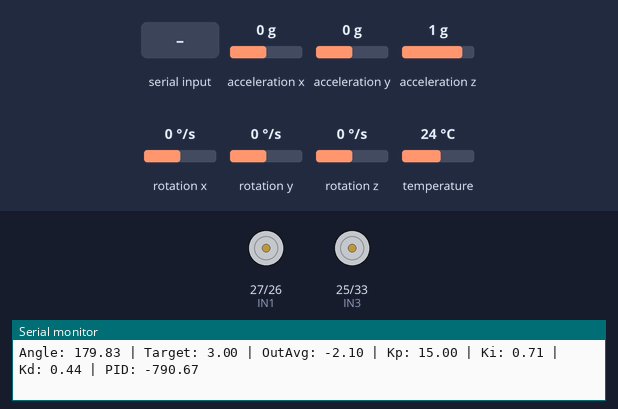
Bench run of a sketch on a simulated ESP32. On the bench: motor-driver pin pairs drawn as motors (green arrow = first pin HIGH = forward, orange = second pin HIGH = backward, longer = more drive, scaled by the enable pin), the last lines printed to the serial monitor. The test bench sets the inputs (shaded band); at power-on: acceleration x 0 g, acceleration z 1 g, rotation y 0 °/s, acceleration y 0 g, rotation x 0 °/s, rotation z 0 °/s, temperature 24 °C. Nothing arrives over Bluetooth unless stated.

Above: at 1.7 s.
1.8 s: acceleration x set to -0.2 g
At 2.5 s:
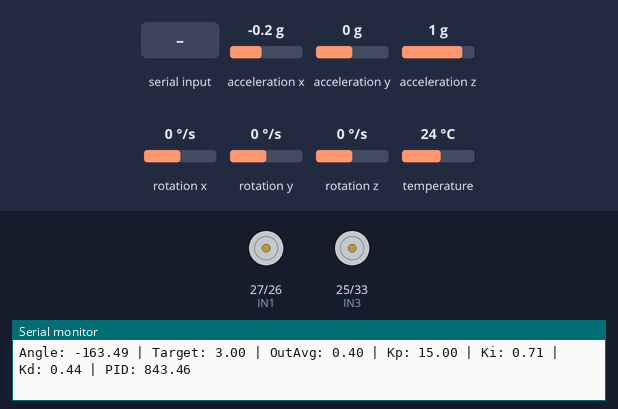
3.4 s: "a1\n" received over Serial
4.9 s: acceleration z set to -0.2 g
7.0 s: acceleration z set to -0.5 g
At 7.6 s:
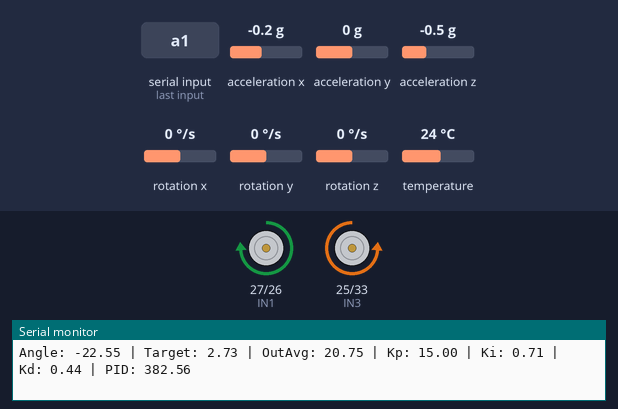
8.7 s: rotation y set to 100 °/s
At 9.44 s:
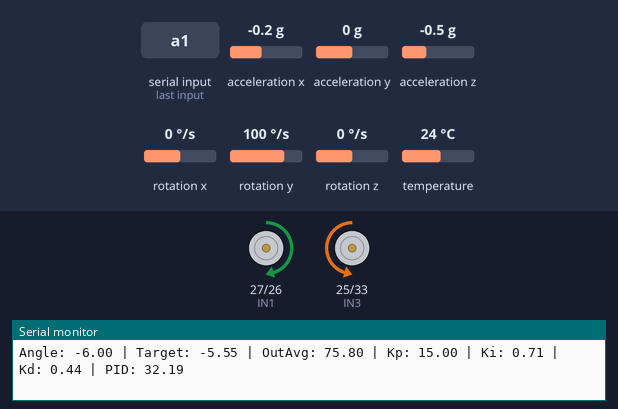
11.7 s: "p90\n" received over Serial
At 13.7 s:
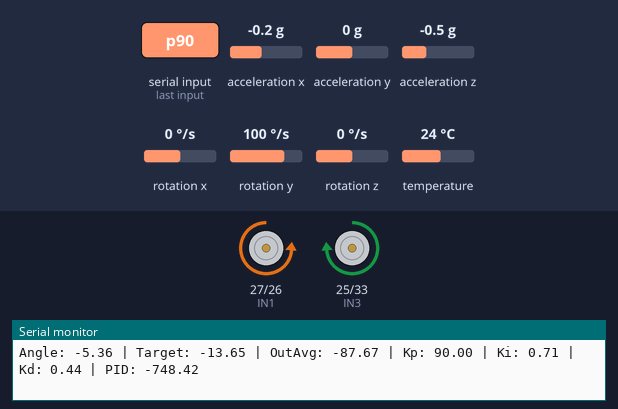
Timing chart, 0 to 15.2 s (numbered marks = the images above; inputs shaded):
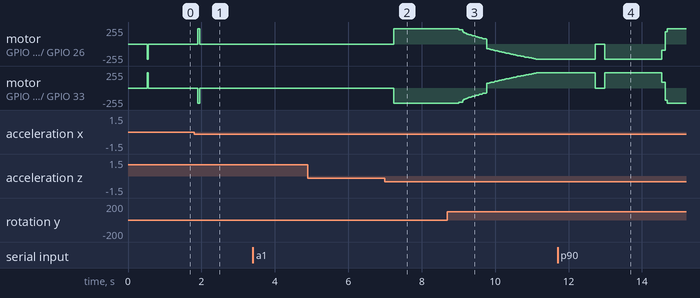

Measured:
- the behaviour switches between -0.3 and -0.4 g on acceleration z (found by bisection; images 1 and 2)
- after the input at 1.8 s, motor on GPIO 27 (IN1) / GPIO 26 (IN2): stopped → forward 229/255 after 0.10 s, → stopped 0.05 s later; motor on GPIO 25 (IN3) / GPIO 33 (IN4): stopped → backward 229/255 after 0.10 s, → stopped 0.05 s later
- after the input at 7.0 s, motor on GPIO 27 (IN1) / GPIO 26 (IN2): stopped → forward 229/255 after 0.25 s; motor on GPIO 25 (IN3) / GPIO 33 (IN4): stopped → backward 229/255 after 0.25 s

The sketch:

self_balancing_robot_bluetooth.ino
```cpp
/* =============================================================================
   SELF-BALANCING ROBOT — MPU6050 + L298N + PID + Bluetooth (ESP32)
   =============================================================================
   This sketch balances a two-wheeled robot using a PID controller fed by an
   MPU6050 IMU, and lets you drive it (forward/back/turn) over classic
   Bluetooth Serial from a phone app such as "Arduino Bluetooth Controller"
   in "pad" mode.

   -----------------------------------------------------------------------
   QUICK TUNING CHEAT-SHEET (type these into the Serial Monitor, 115200 baud)
   -----------------------------------------------------------------------
     p<value>   Set Kp                  e.g. p15.0
     i<value>   Set Ki (resets integral) e.g. i0.7
     d<value>   Set Kd                  e.g. d0.44
     t<value>   Set target balance angle (baseTargetAngle) e.g. t3.0
     a1 / a0    Turn auto-trim ON / OFF
     m<value>   Set max forward/backward lean angle (deg)   e.g. m0.6
     n<value>   Set max turn strength                       e.g. n10
     r<value>   Set forward/backward ramp time (seconds)    e.g. r0.8
     u<value>   Set turn ramp time (seconds)                e.g. u1.2
     x<value>   Set Bluetooth failsafe timeout (ms)         e.g. x600

   Bluetooth phone app (pair with "DengeRobot"):
     W = forward   S = backward   A = left   D = right   L = stop

   -----------------------------------------------------------------------
   WHY THE BLUETOOTH DRIVING FELT BAD BEFORE (read this if things are still
   not smooth after flashing this version) — see chat explanation as well:
   -----------------------------------------------------------------------
   1) The forward/backward "lean" used to ramp up by a FIXED AMOUNT PER LOOP
      ITERATION instead of a fixed amount PER SECOND. Since loop speed is
      not perfectly constant (sensor reads, BT reads, etc. all take a
      variable amount of time), a short press vs a long press produced
      very inconsistent results. This version ramps based on elapsed time
      (dt), so the behaviour is now consistent no matter how fast the loop
      runs. Tune the "feel" with r<value> / u<value> (ramp time in seconds)
      instead of guessing at a per-loop step size.

   2) BT_TIMEOUT (the "no command received -> stop" failsafe) was only
      300 ms. Classic Bluetooth Serial can have latency spikes, and many
      phone "pad" apps only resend the held key every 100-300 ms. If a
      packet is a little late, the robot thinks the button was released
      and snaps back to a zero lean target, which mid-drive can be enough
      to tip an already marginally-tuned balance loop over. This is
      raised to 600 ms by default and is now live-tunable with x<value>
      so you can find the smallest safe value for your specific phone app.

   3) The maximum forward/backward lean (MOVE_TILT_MAX) is only ~1 degree
      by design — that's intentional and safe. If the robot falls as soon
      as you start driving, the balance PID itself is likely tuned right
      at the edge of stability (fine when sitting still, not fine once you
      ask it to also track a moving target angle). Re-tune Kp/Ki/Kd with
      the robot actually being nudged by hand before trusting BT driving,
      and consider lowering m<value> even further (e.g. 0.3-0.5) while you
      dial in the PID gains.

   4) Fixed a bug where auto-trim adjusted "targetAngle" directly, but
      targetAngle is recalculated from baseTargetAngle + moveTilt on every
      single loop anyway — so the auto-trim correction was being silently
      discarded every iteration. Auto-trim now correctly adjusts
      baseTargetAngle instead.
   ========================================================================= */

#include <Wire.h>
#include <Adafruit_MPU6050.h>
#include <Adafruit_Sensor.h>
#include "BluetoothSerial.h"

Adafruit_MPU6050 mpu;
BluetoothSerial SerialBT;

// ---------------------------------------------------------------------------
// L298N MOTOR DRIVER PINS
// ---------------------------------------------------------------------------
// ENA/ENB are the PWM speed pins, IN1..IN4 set direction for each motor.
// Change these if your wiring is different.
#define ENA 14
#define IN1 27
#define IN2 26
#define ENB 12
#define IN3 25
#define IN4 33

#define PWM_FREQ 1000   // PWM frequency for the motor driver (Hz)
#define PWM_RES  8      // PWM resolution in bits (8-bit -> 0-255 duty range)

// ---------------------------------------------------------------------------
// LIVE-TUNABLE PID VALUES (balance controller)
// ---------------------------------------------------------------------------
// These are the core "how hard does the robot correct itself" gains.
//   Kp -> proportional: bigger = reacts harder to the current tilt error
//   Ki -> integral: bigger = corrects small steady-state lean faster,
//         but too high causes slow oscillation / overshoot
//   Kd -> derivative: bigger = resists fast tilt changes (damping),
//         too high makes the robot twitchy/noisy
// Tune in this order: raise Kp until it balances but wobbles, add Kd to
// damp the wobble, then add a small amount of Ki to kill any steady lean.
double Kp = 15.0;
double Ki = 0.71;
double Kd = 0.44;

// The angle (in degrees, as measured by the IMU) at which the robot is
// considered "upright". This is NOT necessarily 0 -- it depends on where
// the IMU is physically mounted, so you'll need to find this value by
// trial and error (use the 't' serial command).
double baseTargetAngle = 3.0;

double targetAngle = baseTargetAngle; // actual angle the PID is chasing right now
double currentAngle = 0.0;            // filtered current tilt angle (complementary filter)
double error = 0.0, prevError = 0.0;
double integral = 0.0, derivative = 0.0;
double pidOutput = 0.0;

// ---------------------------------------------------------------------------
// AUTO-TRIM (drift correction)
// ---------------------------------------------------------------------------
// If the robot consistently drifts/leans one way even while "balanced",
// it usually means baseTargetAngle isn't perfectly matched to the real
// mechanical balance point. Auto-trim watches the long-term average PID
// output and, if enabled, very slowly nudges baseTargetAngle toward the
// value that would make that average zero.
bool autoTrim = false;     // enable with 'a1', disable with 'a0'
double trimRate = 0.0005;  // how fast auto-trim corrects. Keep VERY small.
                            // If it makes drift WORSE, flip the sign in the
                            // "if (autoTrim)" block below.
double outputAvg = 0.0;    // slow (long-term) rolling average of pidOutput

unsigned long lastTime = 0;
double dt = 0.01; // loop time delta in seconds, recalculated every loop

// =============================================================================
// BLUETOOTH DRIVE CONTROL
// =============================================================================
// Design idea: instead of feeding raw speed to the motors (which would
// fight the balance PID and make the robot fall), driving forward/backward
// is done by very gently LEANING the balance target angle in that
// direction. The balance PID then naturally drives the wheels to "chase"
// that lean, producing smooth acceleration. Left/right turning is done by
// giving the two wheels a small opposite speed offset (turnBias) around
// their shared PID output -- this only affects yaw (spin), not pitch
// (front/back balance), so it doesn't fight the balance loop at all.

double moveTilt = 0.0;   // current forward/backward lean added to baseTargetAngle
double turnBias = 0.0;   // current left/right wheel speed difference

// --- Tunable via serial commands (m / n / r / u / x) ---
double moveTiltMax   = 1.0;   // 'm' — maximum forward/back lean angle (deg).
                               //       Bigger = more aggressive top speed,
                               //       but also easier to destabilize the
                               //       balance loop. Start small (0.3-0.6).
double turnMax        = 12.0; // 'n' — maximum turn strength.
                               //       Bigger = faster spin on A/D.
double moveTiltRampTime = 0.6; // 'r' — seconds to go from 0 to moveTiltMax.
                                //       Bigger = gentler/slower acceleration.
double turnRampTime     = 1.0; // 'u' — seconds to go from 0 to turnMax.
                                //       Bigger = gentler turn start.

char btCommand = 'L';
unsigned long lastBtCommandTime = 0;
// Failsafe: if no valid BT command is received for this long, assume the
// connection dropped or the button was released, and stop. Raised from the
// original 300 ms because classic Bluetooth Serial can have latency spikes
// that were causing false "release" events mid-drive. Tune with 'x'.
unsigned long btTimeout = 600;
// ===========================================================================

void driveMotors(double output);
void stopMotors();
void readSerialCommands();
void readBluetoothCommands();

void setup() {
  Serial.begin(115200);
  delay(500);

  pinMode(IN1, OUTPUT); pinMode(IN2, OUTPUT);
  pinMode(IN3, OUTPUT); pinMode(IN4, OUTPUT);

  #if defined(ESP_ARDUINO_VERSION_MAJOR) && (ESP_ARDUINO_VERSION_MAJOR >= 3)
    ledcAttach(ENA, PWM_FREQ, PWM_RES);
    ledcAttach(ENB, PWM_FREQ, PWM_RES);
  #else
    ledcSetup(0, PWM_FREQ, PWM_RES); ledcAttachPin(ENA, 0);
    ledcSetup(1, PWM_FREQ, PWM_RES); ledcAttachPin(ENB, 1);
  #endif

  Wire.begin(21, 22); // SDA=21, SCL=22 — change if your IMU is wired differently
  if (!mpu.begin(0x68, &Wire)) {
    Serial.println("ERROR: MPU6050 not found!");
    while (1) delay(10);
  }

  mpu.setAccelerometerRange(MPU6050_RANGE_4_G);
  mpu.setGyroRange(MPU6050_RANGE_500_DEG);
  mpu.setFilterBandwidth(MPU6050_BAND_21_HZ);

  SerialBT.begin("DengeRobot"); // Bluetooth device name — pair your phone to this
  Serial.println("Bluetooth is active. Pair your phone with 'DengeRobot'.");

  lastTime = micros();
  Serial.println("\n=== Self-Balancing Robot Started ===");
  Serial.println("Serial tuning commands: p / i / d / t / a / m / n / r / u / x  (see header comment)");
  Serial.println("Bluetooth commands: W forward, S backward, A left, D right, L stop");
}

void loop() {
  // --- Compute the loop time delta FIRST, so both the Bluetooth ramp logic
  //     and the PID controller use a fresh, consistent dt this iteration. ---
  unsigned long now = micros();
  dt = (now - lastTime) / 1000000.0;
  if (dt <= 0.0) dt = 0.005;
  lastTime = now;

  readSerialCommands();
  readBluetoothCommands(); // uses dt above to ramp moveTilt/turnBias smoothly

  sensors_event_t a, g, temp;
  mpu.getEvent(&a, &g, &temp);

  // Complementary filter: mostly trust the gyro (smooth, drifts slowly),
  // and slowly correct with the accelerometer (noisy, but doesn't drift).
  // 0.96/0.04 is a common starting split; raise the gyro weight (e.g. 0.98)
  // for a smoother but slower-to-correct angle estimate.
  double accAngle = atan2(a.acceleration.x, -a.acceleration.z) * 57.2957795;
  double gyroRate = g.gyro.y * 57.2957795;
  currentAngle = 0.96 * (currentAngle + gyroRate * dt) + 0.04 * accAngle;

  // Safety cutoff: if the robot has tipped over too far to recover
  // (e.g. picked up, or already fallen), stop the motors instead of
  // fighting the ground, and reset the integral/derivative state so it
  // doesn't lurch when picked back up.
  if (abs(currentAngle - targetAngle) > 30.0) {
    stopMotors();
    integral = 0;
    prevError = 0;
  } else {
    error = targetAngle - currentAngle;

    integral += error * dt;
    integral = constrain(integral, -60.0, 60.0); // anti-windup clamp

    derivative = (error - prevError) / dt;
    prevError = error;

    pidOutput = (Kp * error) + (Ki * integral) + (Kd * derivative);
    driveMotors(pidOutput);

    // --- AUTO-TRIM ---
    // Track a very slow rolling average of pidOutput. If the robot is
    // balanced but the average output is consistently non-zero, that
    // means baseTargetAngle is slightly off from the true mechanical
    // balance point. When enabled, slowly nudge baseTargetAngle to
    // cancel that average out.
    outputAvg = outputAvg * 0.999 + pidOutput * 0.001;

    if (autoTrim) {
      baseTargetAngle -= outputAvg * trimRate;
      // NOTE: if this makes drift WORSE instead of better, your motor/
      // mounting orientation needs the opposite sign — change the line
      // above to "+=".
    }
  }

  static unsigned long lastLog = 0;
  if (millis() - lastLog > 100) {
    lastLog = millis();
    Serial.print("Angle: ");   Serial.print(currentAngle);
    Serial.print(" | Target: "); Serial.print(targetAngle);
    Serial.print(" | OutAvg: "); Serial.print(outputAvg);
    Serial.print(" | Kp: ");   Serial.print(Kp);
    Serial.print(" | Ki: ");   Serial.print(Ki);
    Serial.print(" | Kd: ");   Serial.print(Kd);
    Serial.print(" | PID: "); Serial.println(pidOutput);
  }

  delay(4);
}

// ---------------------------------------------------------------------------
// Drives each wheel independently. Pitch (front/back balance) depends on
// the AVERAGE of the two wheels' commanded speed, while turning depends
// on the DIFFERENCE between them — so the two behaviors are fully
// independent and turning never fights the balance PID.
// ---------------------------------------------------------------------------
void driveMotors(double output) {
  double leftCmd  = output + turnBias;
  double rightCmd = output - turnBias;

  int speedL = 0, speedR = 0;

  // Motors need a minimum PWM value to actually overcome friction and
  // start turning ("deadzone"). 70 is the minimum "starts moving" duty
  // cycle and 230 is the practical top speed (out of 255) — adjust these
  // two numbers to match your specific motors if they stall or are too
  // fast/slow near the limits.
  if (abs(leftCmd) >= 0.05) {
    speedL = map((int)abs(leftCmd), 0, 100, 70, 230);
    speedL = constrain(speedL, 70, 230);
  }
  if (abs(rightCmd) >= 0.05) {
    speedR = map((int)abs(rightCmd), 0, 100, 70, 230);
    speedR = constrain(speedR, 70, 230);
  }

  // Left wheel direction (same polarity as the original IN1/IN2 wiring)
  if (leftCmd < 0) { digitalWrite(IN1, LOW);  digitalWrite(IN2, HIGH); }
  else              { digitalWrite(IN1, HIGH); digitalWrite(IN2, LOW);  }

  // Right wheel direction (same polarity as the original IN3/IN4 wiring)
  if (rightCmd < 0) { digitalWrite(IN3, HIGH); digitalWrite(IN4, LOW);  }
  else               { digitalWrite(IN3, LOW);  digitalWrite(IN4, HIGH); }

  #if defined(ESP_ARDUINO_VERSION_MAJOR) && (ESP_ARDUINO_VERSION_MAJOR >= 3)
    ledcWrite(ENA, speedL);
    ledcWrite(ENB, speedR);
  #else
    ledcWrite(0, speedL);
    ledcWrite(1, speedR);
  #endif
}

void stopMotors() {
  digitalWrite(IN1, LOW); digitalWrite(IN2, LOW);
  digitalWrite(IN3, LOW); digitalWrite(IN4, LOW);
  #if defined(ESP_ARDUINO_VERSION_MAJOR) && (ESP_ARDUINO_VERSION_MAJOR >= 3)
    ledcWrite(ENA, 0); ledcWrite(ENB, 0);
  #else
    ledcWrite(0, 0); ledcWrite(1, 0);
  #endif
}

// ---------------------------------------------------------------------------
// USB Serial tuning commands. Type a letter immediately followed by a
// number and press Enter, e.g.  p15.5
// ---------------------------------------------------------------------------
void readSerialCommands() {
  if (Serial.available()) {
    char type = Serial.read();
    double val = Serial.parseFloat();

    if (type == 'p') {
      Kp = val;
      Serial.print("-> Kp updated: "); Serial.println(Kp);
    } else if (type == 'i') {
      Ki = val;
      integral = 0; // reset so a big Ki change doesn't cause a sudden kick
      Serial.print("-> Ki updated: "); Serial.println(Ki);
    } else if (type == 'd') {
      Kd = val;
      Serial.print("-> Kd updated: "); Serial.println(Kd);
    } else if (type == 't') {
      baseTargetAngle = val;
      Serial.print("-> Base target angle updated: "); Serial.println(baseTargetAngle);
    } else if (type == 'a') {
      autoTrim = (val != 0);
      outputAvg = 0;
      Serial.print("-> Auto-trim: "); Serial.println(autoTrim ? "ON" : "OFF");
    } else if (type == 'm') {
      moveTiltMax = val;
      Serial.print("-> Max forward/back lean updated: "); Serial.println(moveTiltMax);
    } else if (type == 'n') {
      turnMax = val;
      Serial.print("-> Max turn strength updated: "); Serial.println(turnMax);
    } else if (type == 'r') {
      moveTiltRampTime = max(val, 0.05); // avoid 0/negative -> divide-by-zero
      Serial.print("-> Forward/back ramp time (s) updated: "); Serial.println(moveTiltRampTime);
    } else if (type == 'u') {
      turnRampTime = max(val, 0.05);
      Serial.print("-> Turn ramp time (s) updated: "); Serial.println(turnRampTime);
    } else if (type == 'x') {
      btTimeout = (unsigned long) max(val, 50.0); // don't allow an unsafe 0 ms timeout
      Serial.print("-> Bluetooth failsafe timeout (ms) updated: "); Serial.println(btTimeout);
    }
  }
}

// ---------------------------------------------------------------------------
// Reads the latest Bluetooth drive command and smoothly ramps the
// forward/backward lean (moveTilt) and turn offset (turnBias) toward it
// over time, instead of jumping instantly — this is what keeps driving
// from fighting/destabilizing the balance PID.
//
// A phone Bluetooth-control app (e.g. "Arduino Bluetooth Controller" in
// pad mode) typically re-sends the held key's character repeatedly while
// pressed, and sends a different character (here treated as anything
// other than W/S/A/D, commonly mapped to 'L') when released. This
// function keeps the last recognized command and, if nothing valid is
// heard for `btTimeout` ms, treats that as "released" and stops as a
// safety failsafe.
// ---------------------------------------------------------------------------
void readBluetoothCommands() {
  if (SerialBT.available()) {
    char c = toupper(SerialBT.read());
    if (c == 'W' || c == 'S' || c == 'A' || c == 'D' || c == 'L') {
      btCommand = c;
      lastBtCommandTime = millis();
    }
  }

  // Safety failsafe: if the connection drops or the command stream stops
  // arriving, automatically stop driving.
  if (millis() - lastBtCommandTime > btTimeout) {
    btCommand = 'L';
  }

  // --- FORWARD / BACKWARD: ramp moveTilt toward its target over time ---
  double tiltTarget = 0.0;
  if (btCommand == 'W') tiltTarget = moveTiltMax;
  else if (btCommand == 'S') tiltTarget = -moveTiltMax;

  // Time-based ramp: moves at a constant deg/second rate regardless of
  // how fast/slow the loop happens to be running this cycle.
  double tiltStep = (moveTiltMax / moveTiltRampTime) * dt;
  if (moveTilt < tiltTarget)      moveTilt = min(moveTilt + tiltStep, tiltTarget);
  else if (moveTilt > tiltTarget) moveTilt = max(moveTilt - tiltStep, tiltTarget);

  targetAngle = baseTargetAngle + moveTilt;

  // --- LEFT / RIGHT: ramp turnBias toward its target over time ---
  double turnTarget = 0.0;
  if (btCommand == 'D') turnTarget = turnMax;
  else if (btCommand == 'A') turnTarget = -turnMax;

  double turnStep = (turnMax / turnRampTime) * dt;
  if (turnBias < turnTarget)      turnBias = min(turnBias + turnStep, turnTarget);
  else if (turnBias > turnTarget) turnBias = max(turnBias - turnStep, turnTarget);
}
```
